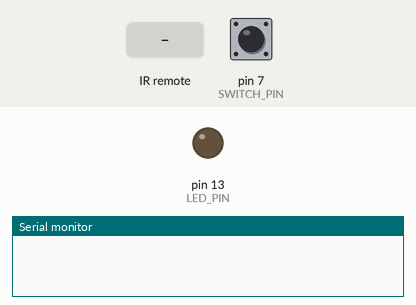
Simulated run of this sketch. Board: Arduino Uno, built with avr-gcc and run on an emulated ATmega328P. Shown: output pins drawn as LEDs (lit = HIGH), the last lines printed to the serial monitor. Inputs (shaded band) come from the test bench; at power-on: pin 7 (SWITCH_PIN) LOW.

Above: at 1.2 s.
1.3 s: infrared code 0x40 received
At 2.5 s:
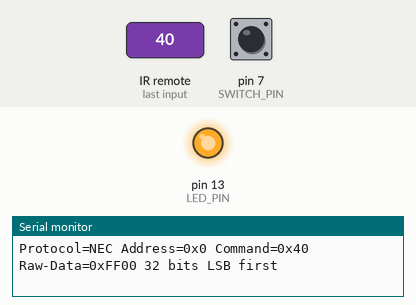
4.3 s: infrared code 0x52 received
At 4.8 s:
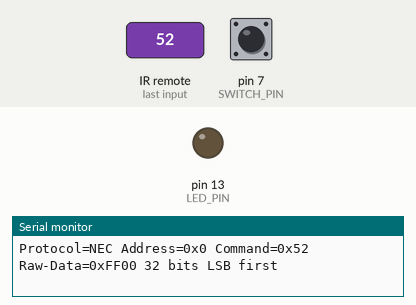
5.8 s: pin 7 (SWITCH_PIN) pulled HIGH for 0.15 s
At 6.2 s:
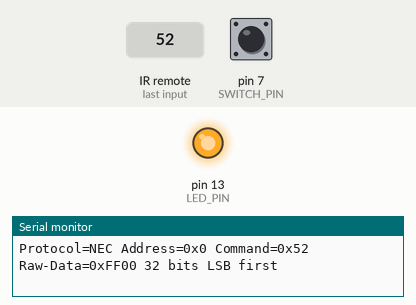
Timing chart, 0 to 8.4 s (numbered marks = the images above; inputs shaded):
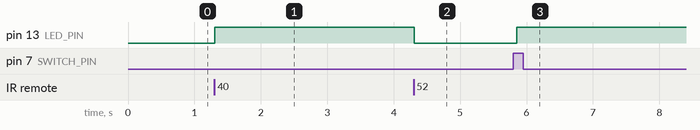

The sketch:

simple-electrical-system.ino
```cpp
#include "configs.hpp"

// Switch Anti-Bounce
uint8_t led_state = LOW;
uint8_t switch_state = LOW;
uint8_t last_read = LOW;
unsigned long last_time = 0;

// Bluetooth
int incoming_byte = 0;

void setup() {
  Serial.begin(9600);

  pinMode(LED_PIN, OUTPUT);
  pinMode(SWITCH_PIN, INPUT);
  digitalWrite(LED_PIN, led_state);

  IrReceiver.begin(IR_RECEIVE_PIN);
}

void loop() {
  // IR
  if (IrReceiver.decode()) {
    IrReceiver.printIRResultShort(&Serial);

    IrReceiver.resume();
    if (IrReceiver.decodedIRData.command == IR_TURN_ON) {
      digitalWrite(LED_PIN, HIGH);
    } else if (IrReceiver.decodedIRData.command == IR_TURN_OFF) {
      digitalWrite(LED_PIN, LOW);
    }
  }

  // Bluetooth
  if (Serial.available() > 0) {
    incoming_byte = Serial.read();

    Serial.println(incoming_byte);
    if (incoming_byte == BLUE_TURN_ON) {
      digitalWrite(LED_PIN, HIGH);
    } else if (incoming_byte == BLUE_TURN_OFF) {
      digitalWrite(LED_PIN, LOW);
    }
  }

  // Switch Anti-Bounce
  int new_read = digitalRead(SWITCH_PIN);
  if (new_read != last_read) {
    last_time = millis();
  }

  if ((millis() - last_time) > DEBOUNCE_DELAY) {
    if (new_read != switch_state && new_read == HIGH) {
      led_state = !led_state;
      digitalWrite(LED_PIN, led_state);
    }
    switch_state = new_read;
  }
  last_read = new_read;
}
```

configs.hpp
```cpp
#pragma once

// Switch Anti-Bounce
#define LED_PIN 13
#define SWITCH_PIN 7
#define DEBOUNCE_DELAY 50

// IR
#include <IRremote.hpp>
#define IR_RECEIVE_PIN 11
#define IR_TURN_ON 0x40 // key: OK
#define IR_TURN_OFF 0x52 // key: 0

// Bluetooth (set by Android App)
#define BLUE_TURN_ON 97 // 'a'
#define BLUE_TURN_OFF 98 // 'b'
```

Measured:
- after the input at 1.3 s, pin 13 (LED_PIN): LOW → HIGH at once
- after the input at 4.3 s, pin 13 (LED_PIN): HIGH → LOW at once
- after the input at 5.8 s, pin 13 (LED_PIN): LOW → HIGH after 0.05 s
